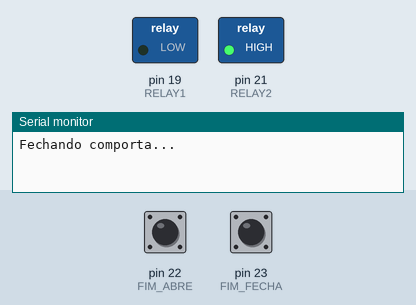
Recording of a sketch running on a simulated Arduino Mega 2560, built with avr-gcc and run on an emulated ATmega2560. Shown: switched loads named in the sketch (green lamp = pin HIGH), the last lines printed to the serial monitor. The test bench sets the inputs (shaded band); at power-on: pin 23 (FIM_FECHA) HIGH, pin 22 (FIM_ABRE) HIGH.

Above: at 1.2 s.
1.3 s: pin 23 (FIM_FECHA) pulled LOW for 0.15 s
At 2.0 s:
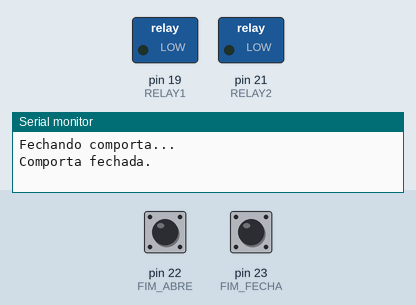
4.4 s: pin 22 (FIM_ABRE) pulled LOW for 3.2 s
At 5.0 s:
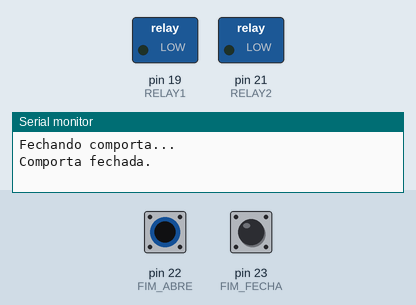
9.1 s: pin 23 (FIM_FECHA) pulled LOW for 3.2 s
At 16.7 s:
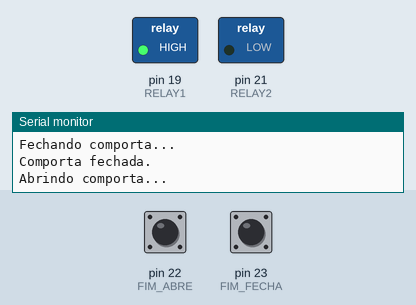
16.8 s: pin 22 (FIM_ABRE) pulled LOW for 0.15 s
At 17.5 s:
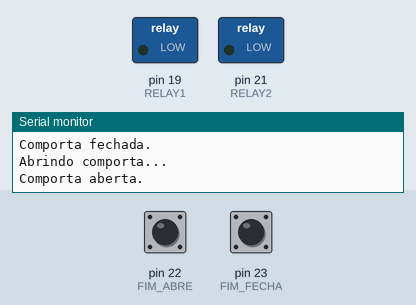
Timing chart, 0 to 23.3 s (numbered marks = the images above; inputs shaded):
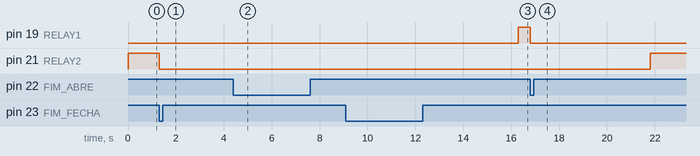

The sketch:

comporta.ino
```cpp
#define RELAY1 19
#define RELAY2 21
#define FIM_ABRE 22
#define FIM_FECHA 23

bool abrir = false;  // variável booleana que decide abrir ou fechar

void setup() {
  pinMode(RELAY1, OUTPUT);
  pinMode(RELAY2, OUTPUT);
  pinMode(FIM_ABRE, INPUT_PULLUP);
  pinMode(FIM_FECHA, INPUT_PULLUP);

  digitalWrite(RELAY1, LOW);
  digitalWrite(RELAY2, LOW);

  Serial.begin(115200);
}

// Função para abrir a comporta
void abrirComporta() {
  Serial.println("Abrindo comporta...");
  digitalWrite(RELAY1, HIGH);
  digitalWrite(RELAY2, LOW);

  // Espera até bater o fim de curso de abertura
  while (digitalRead(FIM_ABRE) == HIGH) {
    delay(50);
  }

  pararMotor();
  Serial.println("Comporta aberta.");
}

// Função para fechar a comporta
void fecharComporta() {
  Serial.println("Fechando comporta...");
  digitalWrite(RELAY1, LOW);
  digitalWrite(RELAY2, HIGH);

  // Espera até bater o fim de curso de fechamento
  while (digitalRead(FIM_FECHA) == HIGH) {
    delay(50);
  }

  pararMotor();
  Serial.println("Comporta fechada.");
}

void pararMotor() {
  digitalWrite(RELAY1, LOW);
  digitalWrite(RELAY2, LOW);
}

void loop() {
  if (abrir) {
    abrirComporta();
    abrir = false; // reseta o comando
  } else {
    fecharComporta();
    abrir = true; // alterna para teste
  }

  delay(5000); // apenas exemplo de teste
}
```

Measured:
- after the input at 1.3 s, pin 21 (RELAY2): HIGH → LOW at once
- after the input at 4.4 s, pin 19 (RELAY1): stays LOW (without the input it goes to HIGH after 1.9 s)
- after the input at 9.1 s, pin 19 (RELAY1): LOW → HIGH after 7.2 s; pin 21 (RELAY2): stays LOW (without the input it goes to HIGH after 2.2 s)
- after the input at 16.8 s, pin 19 (RELAY1): HIGH → LOW at once; pin 21 (RELAY2): LOW → HIGH after 5.0 s
